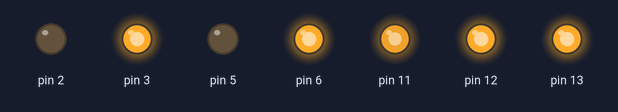
Simulated run of this sketch. Board: Arduino Uno, built with avr-gcc and run on an emulated ATmega328P. On the bench: output pins drawn as LEDs (lit = HIGH). What the sketch prints to the serial monitor is not drawn.

Above: at 0.1 s.
At 5.1 s:
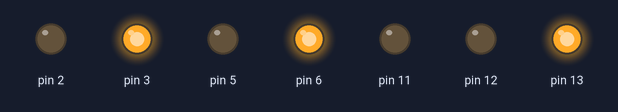
Timing chart, 0 to 6.6 s (numbered marks = the images above):
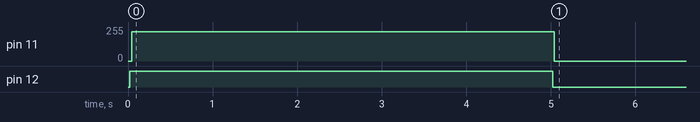

Measured:
- by itself, pin 11: 0/255 → 219/255 at 0.04 s, → 0/255 5.0 s later
- by itself, pin 12: LOW → HIGH at 0.02 s, → LOW 5.0 s later

The sketch:

tracking.ino
```cpp
#include "IR_sensor.h"
#include "dual_motor.h"

IR_sensor *IR;
dual_motor *Motor;
bool *sensor_read;
double score;
uint32_t time = 5000;

void setup()
{
  Serial.begin(115200);
  Serial.println("Serial Start");
  IR = new IR_sensor(32, 34, 36, 38, 40);
  IR->setWeight(-10.0, -3.0, 0.0, 3.0, 10.0);
  Motor = new dual_motor(6, 5, 12, 3, 2, 11, 13, 250, 220, 20);
  Motor->smooth(0, 0);
}

void loop()
{
  sensor_read = IR->detectRoad();
  if(time >= millis())
  {
    for(int i=0; i<5; i++)
    {
      Serial.print(sensor_read[i]);
    }
    Serial.print(" Score: ");
    score = IR->getScore();
    speedHandle(score);
    Serial.println(score);
  }
  else
    Motor->smooth(0, 0);
}

void speedHandle(double sc)
{
  if(sc < 0)
  {
    Motor->smooth(255.0/(-sc), 255);
  }

  if(sc > 0)
  {
    Motor->smooth(255, 255.0/sc);
  }

  if(sc == 0)
  {
    Motor->smooth(255, 255);
  }
}
```

IR_sensor.cpp
```cpp
#include "HardwareSerial.h"
#include "IR_sensor.h"
#include "Arduino.h"

IR_sensor::IR_sensor(uint8_t llpin, uint8_t lpin, uint8_t midpin, uint8_t rpin, uint8_t rrpin): PIN(new uint8_t[5]{llpin, lpin, midpin, rpin, rrpin})
{
    for(int i=0; i<5; i++)
    {
        pinMode(PIN[i], INPUT);
        Weight[i] = 0;
        Read[i] = 0;
    }
}

IR_sensor::IR_sensor(uint8_t *pinlist): PIN(new uint8_t(pinlist))
{
    for(int i=0; i<5; i++)
    {
        pinMode(PIN[i], INPUT);
        Weight[i] = 0;
        Read[i] = 0;
    }
}

void IR_sensor::setWeight(double wll, double wl, double wm, double wr, double wrr)
{
  Weight[0] = wll;
  Weight[1] = wl;
  Weight[2] = wm;
  Weight[3] = wr;
  Weight[4] = wrr;
}

void IR_sensor::setWeight(double *weight_list)
{
  for(int i=0; i<5; i++)
  {
    Weight[i] = weight_list[i];
  }
}

const bool* IR_sensor::detectRoad()
{
  detect();
  return Read;
}

double IR_sensor::getScore()
{
  detect();
  double sum = 0, num = 0;
  for(int i=0; i<5; i++)
  {
    sum += (double)Weight[i]*(double)Read[i];
    num += Read[i];
  }
  /*Serial.print("sum, num: ");
  Serial.print(sum);
  Serial.print(", ");
  Serial.println(num);
  delay(1000);*/

  if(num == 0)
    return 0;
  return sum/num;
}

void IR_sensor::detect()
{
  for(int i=0; i<5; i++)
  {
    Read[i] = digitalRead(PIN[i]);
  }
}
```

IR_sensor.h
```cpp
#ifndef IR_SENSOR_H
#define IR_SENSOR_H
#include "Arduino.h"
class IR_sensor
{
    public:
        IR_sensor(uint8_t llpin, uint8_t lpin, uint8_t midpin, uint8_t rpin, uint8_t rrpin); //Constructor with each sensors pin from left to right
        IR_sensor(uint8_t *pinlist); //Constructor with an array of pin from left to right
        void setWeight(double wll, double wl, double wm, double wr, double wrr); //Set the weight of each sensor from left to right
        void setWeight(double *weight_list); //Set the weight of each sensor from left to right
        const bool* detectRoad(); //Detect the IR sensors and return the the values of each from left to right
        double getScore(); //Detect the IR sensors and compute the score from the weighted value

    private:
        const uint8_t *PIN;
        double Weight[5];
        bool Read[5];
        void detect();

};


#endif
```

dual_motor.cpp
```cpp
#include "dual_motor.h"
#include "Arduino.h"


dual_motor::dual_motor(uint8_t lin1, uint8_t lin2, uint8_t lpwm, uint8_t rin1, uint8_t rin2, uint8_t rpwm, uint8_t stby, uint8_t lmax, uint8_t rmax, int smthdelay): LIn1(lin1), LIn2(lin2), LPWM(lpwm), RIn1(rin1), RIn2(rin2), RPWM(rpwm), STBY(stby), LMax(lmax), RMax(rmax), SMOOTH_DELAY(smthdelay)
{
  pinMode(LIn1, OUTPUT);
  pinMode(LIn2, OUTPUT);
  pinMode(RIn1, OUTPUT);
  pinMode(RIn2, OUTPUT);
  pinMode(STBY, OUTPUT);

  analogWrite(LPWM, 0);
  analogWrite(RPWM, 0);
  leftspeed = 0;
  rightspeed = 0;

  setDir(LEFT, FORWARD);
  setDir(RIGHT, FORWARD);

  digitalWrite(STBY, 1);
}

void dual_motor::write(int lspeed, int rspeed) const
{
  if(lspeed == 0 && rspeed == 0)
  {
    stop();
  }

  if(lspeed >= 0)
  {
    setDir(LEFT, FORWARD);
    analogWrite(LPWM, lspeed*(double)LMax/255.0);
  }
  else
  {
    setDir(LEFT, BACKWARD);
    analogWrite(LPWM, -lspeed*(double)LMax/255.0);
  }

  if(rspeed >= 0)
  {
    setDir(RIGHT, FORWARD);
    analogWrite(RPWM, rspeed*(double)RMax/255.0);
  }
  else
  {
    setDir(RIGHT, BACKWARD);
    analogWrite(RPWM, -rspeed*(double)RMax/255.0);
  }
}

void dual_motor::stop() const
{
  analogWrite(RPWM, 0);
  analogWrite(LPWM, 0);
  setDir(LEFT, FORWARD);
  setDir(RIGHT, FORWARD);
}

void dual_motor::spin(int side, int speed) const
{
  if(side == RIGHT)
  {
    setDir(LEFT, FORWARD);
    setDir(RIGHT, BACKWARD);
  }
  if(side == LEFT)
  {
    setDir(LEFT, BACKWARD);
    setDir(RIGHT, FORWARD);
  }

  analogWrite(LPWM, speed*LMax/255.0);
  analogWrite(RPWM, speed*RMax/255.0);
}

void dual_motor::setMax(uint8_t lmax, uint8_t rmax)
{
  LMax = lmax;
  RMax = rmax;
}

void dual_motor::smooth(int left, int right)
{
  if(left > leftspeed && right > rightspeed)
  {
    for(; leftspeed<left && rightspeed<right; leftspeed++, rightspeed++)
    {
      write(leftspeed, rightspeed);
      delayMicroseconds(SMOOTH_DELAY);
    }
  }
  if(left < leftspeed && right > rightspeed)
  {
    for(; leftspeed>left && rightspeed<right; leftspeed--, rightspeed++)
    {
      write(leftspeed, rightspeed);
      delayMicroseconds(SMOOTH_DELAY);
    }
  }
  if(left > leftspeed && right < rightspeed)
  {
    for(; leftspeed<left && rightspeed>right; leftspeed++, rightspeed--)
    {
      write(leftspeed, rightspeed);
      delayMicroseconds(SMOOTH_DELAY);
    }
  }
  if(left < leftspeed && right < rightspeed)
  {
    for(; leftspeed>left && rightspeed>right; leftspeed--, rightspeed--)
    {
      write(leftspeed, rightspeed);
      delayMicroseconds(SMOOTH_DELAY);
    }
  }
}

void dual_motor::setSmoothDelay(int microseconds)
{
  SMOOTH_DELAY = microseconds;
}

void dual_motor::setDir(int side, int dir) const
{
  if(side == LEFT)
  {
    if(dir == FORWARD)
    {
      digitalWrite(LIn1, HIGH);
      digitalWrite(LIn2, LOW);
    }
    if(dir == BACKWARD)
    {
      digitalWrite(LIn1, LOW);
      digitalWrite(LIn2, HIGH);
    }
  }
  if(side == RIGHT)
  {
    if(dir == FORWARD)
    {
      digitalWrite(RIn1, HIGH);
      digitalWrite(RIn2, LOW);
    }
    if(dir == BACKWARD)
    {
      digitalWrite(RIn1, LOW);
      digitalWrite(RIn2, HIGH);
    }
  }
}
```

dual_motor.h
```cpp
#ifndef DUAL_MOTOR_H
#define DUAL_MOTOR_H

#include "Arduino.h"
enum myEnum
{
  LEFT,
  RIGHT,
  FORWARD,
  BACKWARD,
};

class dual_motor
{
    public:
        dual_motor(uint8_t, uint8_t, uint8_t, uint8_t, uint8_t, uint8_t, uint8_t, uint8_t lmax = 255, uint8_t rmax = 255, int smthdelay = 20);
        void write(int, int) const; //set the relative power of the lef and right motor
        void stop() const;
        void spin(int dir = LEFT, int speed = 255) const;
        void setMax(uint8_t lmax, uint8_t rmax);
        void smooth(int, int);
        void setSmoothDelay(int microseconds);


    private:
        uint8_t LIn1;
        uint8_t LIn2;
        uint8_t LPWM;
        uint8_t RIn1;
        uint8_t RIn2;
        uint8_t RPWM;
        uint8_t STBY;
        uint8_t LMax;
        uint8_t RMax;
        int leftspeed;
        int rightspeed;
        int SMOOTH_DELAY;
        void setDir(int, int) const;
};

#endif
```
